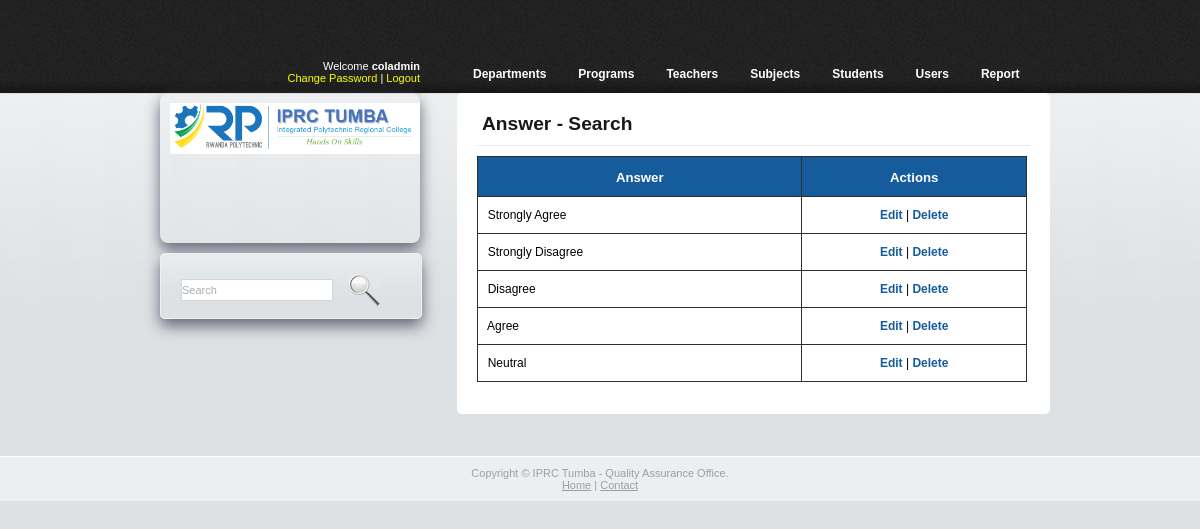
/admin/answers_search.php (signed in), run on the app's committed database.
### tables this page shows
CREATE TABLE `tbl_answer` (
  `answer_id` int(10) NOT NULL,
  `answer_type` varchar(30) NOT NULL,
  `answer_score` int(11) NOT NULL
);

### admin/answers_search.php (the view, shortened to what this page needs)
<?php
require_once("includes/functions.php");
global $connPDO;
?>
<!DOCTYPE html PUBLIC "-//W3C//DTD XHTML 1.0 Transitional//EN" "http://www.w3.org/TR/xhtml1/DTD/xhtml1-transitional.dtd">
<html xmlns="http://www.w3.org/1999/xhtml">
<head>
	<link rel="stylesheet" type="text/css" href="css/style.css" />
</head>
<body>
<div class="main">
	<?php
  		echo plotHeaderMenuInfo("answers_new.php");
  	?>
  <div class="body">
    <div class="main_body">
		<h2>Answer - Search</h2>
		<table id='listEntries' width="550" border="1" cellspacing="0" cellpadding="0" bordercolor="#CCCCCC" style="border-collapse:collapse;">
        <?php
			$keyword		=	trim($_GET['keyword']);
			$searchQry		=  "SELECT * FROM `tbl_answer` WHERE `answer_type` LIKE '{$keyword}%'
								ORDER BY `answer_id` DESC";
			$searchRes 		= 	$connPDO->query($searchQry);
			$searchNumRows	=	$searchRes -> rowCount();
			if (!$searchNumRows)
			{
	           echo '<tr>
                <td height="30" colspan="3" align="center"><strong style="color:red;">Search Not Found</strong></td>
              </tr>';
			}
			else
			{
		  ?>
		      <tr>
                <th height="30" align="center"><strong>Answer</strong></td>
                <th align="center"><strong>Actions</strong></td>
              </tr>
			<?php
			 	while ($searchArr = $searchRes -> fetch(PDO::FETCH_ASSOC))
				{
			?>
					<tr>
						<td height="30">&nbsp;
							<?php
								echo $searchArr["answer_type"];
							?>
						</td>
						<td align="center">
							<a href="answers_edit.php?id=<?php echo $searchArr["answer_id"] ?>&keyword=<?php echo $_GET["keyword"]?>">Edit</a> |
							<a onclick="javascript: return confirm('Sure! Do you want to Delete?');"
							href="answers_delete.php?id=<?php echo $searchArr["answer_id"]?>&keyword=<?php $_GET["keyword"]?>">
							Delete
							</a>
						</td>
					</tr>
          <?php
		  		}
			}
		  ?>
        </table>
      <p>&nbsp;</p>
    </div>
		<?php
			echo plotLogoDiv();
			echo plotSearchDiv('answers_search.php');
		?>
    </div>
		<br/><br/>
	</div>
<?php
	echo plotFooterDiv();
?>
</body>
</html>

### admin/css/style.css (style rules this page uses)
body { margin:0; padding:0; background: none; width:100%; background:#fafbfb url(../images/bg.gif) top repeat-x; font:12px Arial, Helvetica, sans-serif }
html { padding:0; margin:0; }
.main { width:900px; padding:0; margin:0 auto; }
.body { width:900px; margin:0; padding:0; }
.body h2 { font: normal 24px Arial, Helvetica, sans-serif; color:#181818; padding:10px 5px; margin:10px 0 10px 0; border-bottom:1px solid #e9ebec; }
.body p { font:normal 11px Arial, Helvetica, sans-serif; color:#232323; padding:0; margin:10px 0; }
.body a { color:#d34600; font:bold 12px Arial, Helvetica, sans-serif; text-decoration:none; }
.main_body { width :553px; padding :0 20px; margin :0; float :right; background :#fff; border-radius : 5px; -webkit-transition :-webkit-box-shadow 1s linear; -moz-transition :-moz-box-shadow 1s linear; }
.main_body a { font:bold 11px Arial, Helvetica, sans-serif; color:#0c9ec4; text-decoration:none; }
.main_body h2 { font-family: "Trebuchet MS", sans-serif;font-size: 1.6em;font-weight:bold; }
#listEntries { font-family : "Trebuchet MS", Arial, Helvetica, sans-serif; border-collapse : collapse; -webkit-transition : -webkit-box-shadow 1s linear; -moz-transition : -webkit-box-shadow 1s linear; }
#listEntries td, #listEntries th { font-size:1em; border:1px solid #2E2E2E; padding:3px; }
#listEntries th { font-size:1.1em; text-align:center; padding-top:5px; padding-bottom:4px; background-color:#165C9C; color:#FFF; }
#listEntries a { color:#165C9C; font:bold 12px Arial, Helvetica, sans-serif; text-decoration:none; }

### data on the page
tbl_answer: answer_type "Strongly Agree"
tbl_answer: answer_type "Strongly Disagree"
tbl_answer: answer_type "Disagree"
tbl_answer: answer_type "Agree"
tbl_answer: answer_type "Neutral"

### other printed values
$_SESSION['u_utype'] "coladmin"
$menuName "Departments"
$menuName "Programs"
$menuName "Teachers"
$menuName "Subjects"
$menuName "Students"
$menuName "Users"
$menuName "Report"
